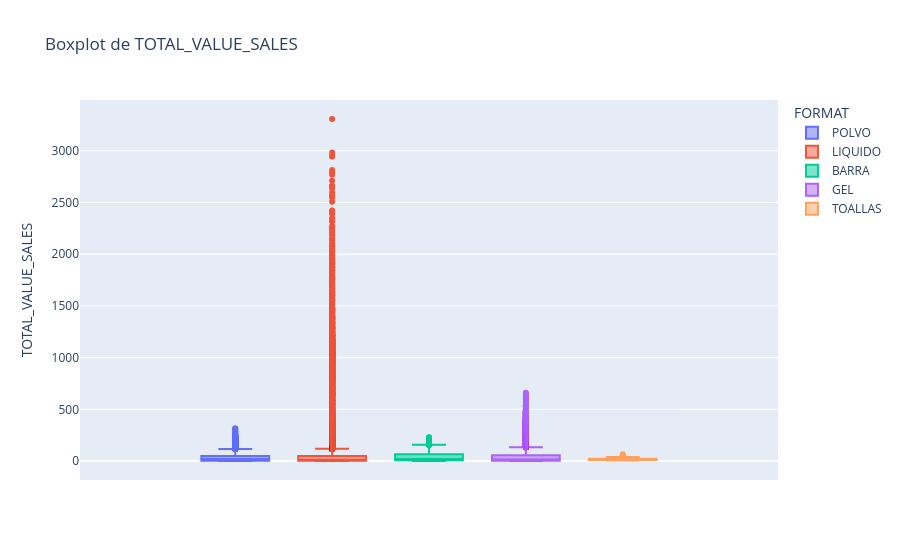

Notebook code for this chart:
### Code cell
#Análisis por Formato
boxplot('TOTAL_VALUE_SALES', 'FORMAT')

### Figure 1 — Plotly figure (JSON) as saved in the notebook; plotly's stock layout.template omitted (floating-point values rounded to 4 significant figures; data arrays with more than 128 entries replaced by an {"elided": "..."} marker saying what was removed)
{"data": [{"alignmentgroup": "True", "hovertemplate": "FORMAT=POLVO<br>TOTAL_VALUE_SALES=%{y}<extra></extra>", "legendgroup": "POLVO", "marker": {"color": "#636efa"}, "name": "POLVO", "notched": false, "offsetgroup": "POLVO", "orientation": "v", "showlegend": true, "type": "box", "x0": " ", "xaxis": "x", "y": {"elided": "17627 float values"}, "y0": " ", "yaxis": "y"}, {"alignmentgroup": "True", "hovertemplate": "FORMAT=LIQUIDO<br>TOTAL_VALUE_SALES=%{y}<extra></extra>", "legendgroup": "LIQUIDO", "marker": {"color": "#EF553B"}, "name": "LIQUIDO", "notched": false, "offsetgroup": "LIQUIDO", "orientation": "v", "showlegend": true, "type": "box", "x0": " ", "xaxis": "x", "y": {"elided": "57913 float values"}, "y0": " ", "yaxis": "y"}, {"alignmentgroup": "True", "hovertemplate": "FORMAT=BARRA<br>TOTAL_VALUE_SALES=%{y}<extra></extra>", "legendgroup": "BARRA", "marker": {"color": "#00cc96"}, "name": "BARRA", "notched": false, "offsetgroup": "BARRA", "orientation": "v", "showlegend": true, "type": "box", "x0": " ", "xaxis": "x", "y": {"elided": "3019 float values"}, "y0": " ", "yaxis": "y"}, {"alignmentgroup": "True", "hovertemplate": "FORMAT=GEL<br>TOTAL_VALUE_SALES=%{y}<extra></extra>", "legendgroup": "GEL", "marker": {"color": "#ab63fa"}, "name": "GEL", "notched": false, "offsetgroup": "GEL", "orientation": "v", "showlegend": true, "type": "box", "x0": " ", "xaxis": "x", "y": {"elided": "21973 float values"}, "y0": " ", "yaxis": "y"}, {"alignmentgroup": "True", "hovertemplate": "FORMAT=TOALLAS<br>TOTAL_VALUE_SALES=%{y}<extra></extra>", "legendgroup": "TOALLAS", "marker": {"color": "#FFA15A"}, "name": "TOALLAS", "notched": false, "offsetgroup": "TOALLAS", "orientation": "v", "showlegend": true, "type": "box", "x0": " ", "xaxis": "x", "y": {"elided": "480 float values"}, "y0": " ", "yaxis": "y"}], "layout": {"boxmode": "group", "legend": {"title": {"text": "FORMAT"}, "tracegroupgap": 0}, "title": {"text": "Boxplot de TOTAL_VALUE_SALES"}, "xaxis": {"anchor": "y", "domain": [0, 1]}, "yaxis": {"anchor": "x", "domain": [0, 1], "title": {"text": "TOTAL_VALUE_SALES"}}}}
